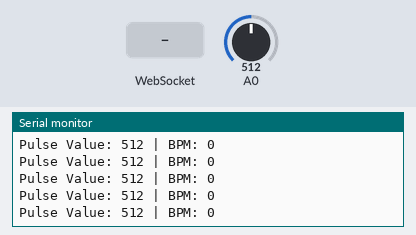
A sketch run on a simulated ESP8266 (NodeMCU). Parts: the last lines printed to the serial monitor. The test bench sets the inputs (shaded band); at power-on: A0 = 512. WiFi joins after 1.5 s; servers stay silent unless stated.

Above: at 2.7 s.
2.8 s: WebSocket text "1" received
At 2.92 s:
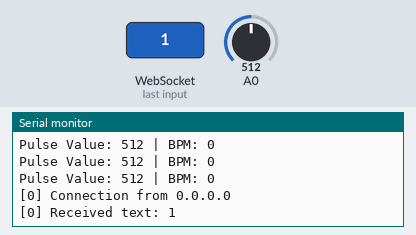
4.3 s: A0 set to 610
At 4.5 s:
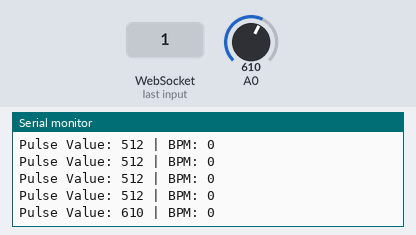
5.8 s: WebSocket text "0" received
7.3 s: A0 set to 590
At 7.65 s:
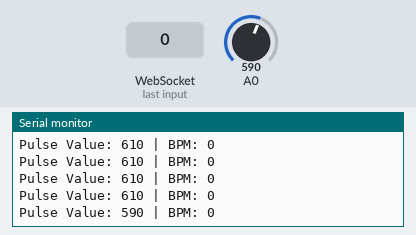
8.8 s: A0 set to 716
At 9.08 s:
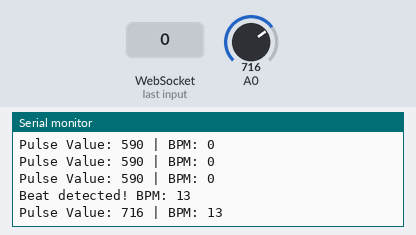
Timing chart, 0 to 11.3 s (numbered marks = the images above; inputs shaded):
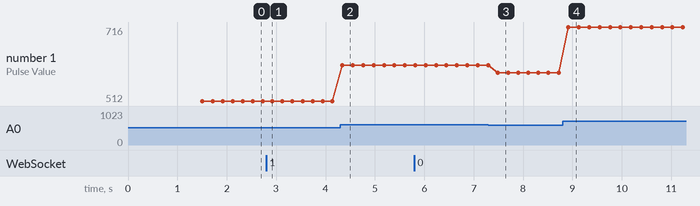

The sketch:

heart_rate_sta.ino
```cpp
#include <ESP8266WiFi.h>
#include <ESP8266WebServer.h>
#include <WebSocketsServer.h>
#include <ArduinoJson.h>

const char* ssid = "Fiber";
const char* password = "@12345678@";

ESP8266WebServer server(80);
WebSocketsServer webSocket = WebSocketsServer(81);

int pulseValue = 0;
int BPM = 0;
bool pulseDetected = false;
unsigned long lastBeatTime = 0;
unsigned long lastSerialPrintTime = 0;

void setup() {
  Serial.begin(115200);

  // Connect to WiFi
  WiFi.begin(ssid, password);
  Serial.print("Connecting to WiFi");
  while (WiFi.status() != WL_CONNECTED) {
    delay(500);
    Serial.print(".");
  }
  Serial.println("");
  Serial.println("WiFi connected");
  Serial.print("IP address: ");
  Serial.println(WiFi.localIP());

  // Start WebSocket server
  webSocket.begin();
  webSocket.onEvent(webSocketEvent);

  // Handle HTTP requests
  server.on("/", handleRoot);
  server.begin();

  Serial.println("HTTP server started");
  Serial.println("WebSocket server started on port 81");
}

void loop() {
  webSocket.loop();
  server.handleClient();

  // Read pulse sensor value
  pulseValue = analogRead(A0);

  // Print to Serial Monitor every 200ms
  if (millis() - lastSerialPrintTime > 200) {
    Serial.print("Pulse Value: ");
    Serial.print(pulseValue);
    Serial.print(" | BPM: ");
    Serial.println(BPM);
    lastSerialPrintTime = millis();
  }

  // Simple pulse detection algorithm
  if (pulseValue > 600) { // Adjust threshold based on your sensor
    if (!pulseDetected) {
      pulseDetected = true;
      if (lastBeatTime > 0) { // Only calculate BPM if we have a previous beat
        BPM = 60000 / (millis() - lastBeatTime);
        Serial.print("Beat detected! BPM: ");
        Serial.println(BPM);
      }
      lastBeatTime = millis();

      // Send data to all connected WebSocket clients
      DynamicJsonDocument doc(1024);
      doc["type"] = "pulse";
      doc["value"] = pulseValue;
      doc["bpm"] = BPM;
      String jsonStr;
      serializeJson(doc, jsonStr);
      webSocket.broadcastTXT(jsonStr);
    }
  } else {
    pulseDetected = false;

    // Send continuous data for graph
    if (millis() % 50 == 0) { // Send every 50ms
      DynamicJsonDocument doc(1024);
      doc["type"] = "graph";
      doc["value"] = pulseValue;
      String jsonStr;
      serializeJson(doc, jsonStr);
      webSocket.broadcastTXT(jsonStr);
    }
  }

  delay(10);
}

void handleRoot() {
  String html = R"=====(
<!DOCTYPE html>
<html>
<head>
  <title>Pulse Monitor</title>
  <meta name='viewport' content='width=device-width, initial-scale=1.0'>
  <style>
    body { font-family: Arial, sans-serif; text-align: center; margin: 0; padding: 20px; }
    #pulse {
      width: 200px;
      height: 200px;
      margin: 20px auto;
      border-radius: 50%;
      background: #ffcccc;
      display: flex;
      align-items: center;
      justify-content: center;
      transition: all 0.3s;
      box-shadow: 0 0 20px rgba(255,0,0,0.3);
    }
    #bpm { font-size: 3em; font-weight: bold; color: #ff0000; }
    #graph-container { width: 100%; max-width: 800px; margin: 20px auto; }
    #graph { width: 100%; height: 200px; border: 1px solid #ccc; background: #f9f9f9; }
    #pulseValue { font-weight: bold; color: #d00; }
    .info { margin: 10px 0; font-size: 1.2em; }
    .ip-address { margin-top: 20px; font-size: 0.9em; color: #666; }
  </style>
</head>
<body>
  <h1>Real-time Pulse Monitoring</h1>
  <div id='pulse'><div id='bpm'>--</div></div>
  <div class='info'>Current Pulse Value: <span id='pulseValue'>0</span></div>
  <div class='info'>Status: <span id='status'>Waiting for data...</span></div>

  <div id='graph-container'>
    <canvas id='graph'></canvas>
  </div>

  <div class='ip-address' id='ipAddress'></div>

  <script>
    // DOM elements
    const bpmElement = document.getElementById('bpm');
    const pulseElement = document.getElementById('pulse');
    const pulseValueElement = document.getElementById('pulseValue');
    const statusElement = document.getElementById('status');
    const canvas = document.getElementById('graph');
    const ctx = canvas.getContext('2d');
    const ipElement = document.getElementById('ipAddress');

    // Set canvas size
    function resizeCanvas() {
      canvas.width = canvas.offsetWidth;
      canvas.height = canvas.offsetHeight;
      drawGrid();
    }

    // Draw grid background
    function drawGrid() {
      ctx.strokeStyle = '#eee';
      ctx.lineWidth = 1;

      // Horizontal lines
      for (let y = 0; y < canvas.height; y += canvas.height / 5) {
        ctx.beginPath();
        ctx.moveTo(0, y);
        ctx.lineTo(canvas.width, y);
        ctx.stroke();
      }

      // Vertical lines
      for (let x = 0; x < canvas.width; x += canvas.width / 10) {
        ctx.beginPath();
        ctx.moveTo(x, 0);
        ctx.lineTo(x, canvas.height);
        ctx.stroke();
      }
    }

    // Initial setup
    resizeCanvas();
    window.addEventListener('resize', resizeCanvas);
    ipElement.textContent = 'Connected to: ' + location.hostname;

    // Graph variables
    const maxPoints = 200;
    let points = [];
    let lastBeatTime = 0;

    // WebSocket connection
    const ws = new WebSocket('ws://' + location.hostname + ':81/');

    ws.onopen = function() {
      statusElement.textContent = 'Connected to device';
      statusElement.style.color = '#0a0';
    };

    ws.onclose = function() {
      statusElement.textContent = 'Disconnected - trying to reconnect...';
      statusElement.style.color = '#a00';
      setTimeout(() => location.reload(), 2000);
    };

    ws.onerror = function(error) {
      statusElement.textContent = 'Connection error: ' + error.message;
      statusElement.style.color = '#a00';
    };

    // Animation function
    function animatePulse() {
      const now = Date.now();
      const scale = 1 + 0.1 * Math.sin(now / 300); // Gentle pulse animation
      pulseElement.style.transform = `scale(${scale})`;
      requestAnimationFrame(animatePulse);
    }
    animatePulse();

    // Handle WebSocket messages
    ws.onmessage = function(event) {
      try {
        const data = JSON.parse(event.data);

        if (data.type === 'pulse') {
          bpmElement.textContent = data.bpm;
          pulseValueElement.textContent = data.value;

          // Bigger pulse animation when beat detected
          pulseElement.style.transform = 'scale(1.3)';
          pulseElement.style.backgroundColor = '#ff9999';
          setTimeout(() => {
            pulseElement.style.transform = 'scale(1)';
            pulseElement.style.backgroundColor = '#ffcccc';
          }, 200);

        } else if (data.type === 'graph') {
          // Add new point to graph
          points.push(data.value);
          if (points.length > maxPoints) points.shift();

          // Redraw graph
          ctx.clearRect(0, 0, canvas.width, canvas.height);
          drawGrid();
          ctx.beginPath();

          const step = canvas.width / maxPoints;
          const scale = canvas.height / 1024; // Assuming 10-bit ADC (0-1023)

          points.forEach((point, i) => {
            const x = i * step;
            const y = canvas.height - (point * scale);
            if (i === 0) ctx.moveTo(x, y);
            else ctx.lineTo(x, y);
          });

          ctx.strokeStyle = '#ff0000';
          ctx.lineWidth = 2;
          ctx.stroke();
        }
      } catch (e) {
        console.error('Error parsing message:', e);
      }
    };
  </script>
</body>
</html>
)=====";

  server.send(200, "text/html", html);
}

void webSocketEvent(uint8_t num, WStype_t type, uint8_t * payload, size_t length) {
  switch(type) {
    case WStype_DISCONNECTED:
      Serial.printf("[%u] Client disconnected\n", num);
      break;
    case WStype_CONNECTED:
      {
        IPAddress ip = webSocket.remoteIP(num);
        Serial.printf("[%u] Connection from %d.%d.%d.%d\n", num, ip[0], ip[1], ip[2], ip[3]);
        // Send initial data to the new client
        DynamicJsonDocument doc(1024);
        doc["type"] = "init";
        doc["bpm"] = BPM;
        doc["value"] = pulseValue;
        String jsonStr;
        serializeJson(doc, jsonStr);
        webSocket.sendTXT(num, jsonStr);
      }
      break;
    case WStype_TEXT:
      Serial.printf("[%u] Received text: %s\n", num, payload);
      break;
  }
}
```

Measured:
- after the input at 2.8 s, the serial monitor: prints a new line at once (image 1)
- after the input at 4.3 s, the serial monitor: prints a new line at once (image 2)
- after the input at 7.3 s, the serial monitor: prints a new line after 0.19 s (image 3)
- after the input at 8.8 s, the serial monitor: prints a new line at once (image 4)
- plotted number 1: 512 → 610 after the input at 4.3 s, 610 → 590 after the input at 7.3 s, 590 → 716 after the input at 8.8 s
